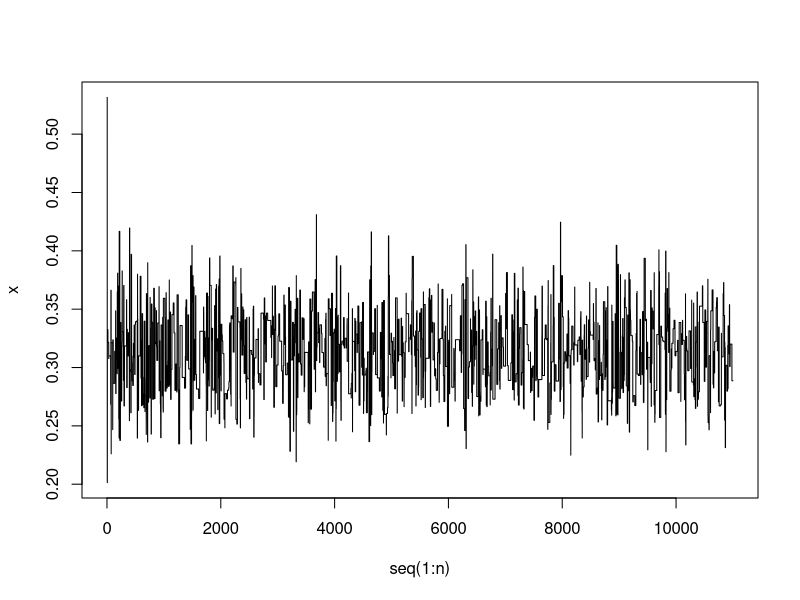
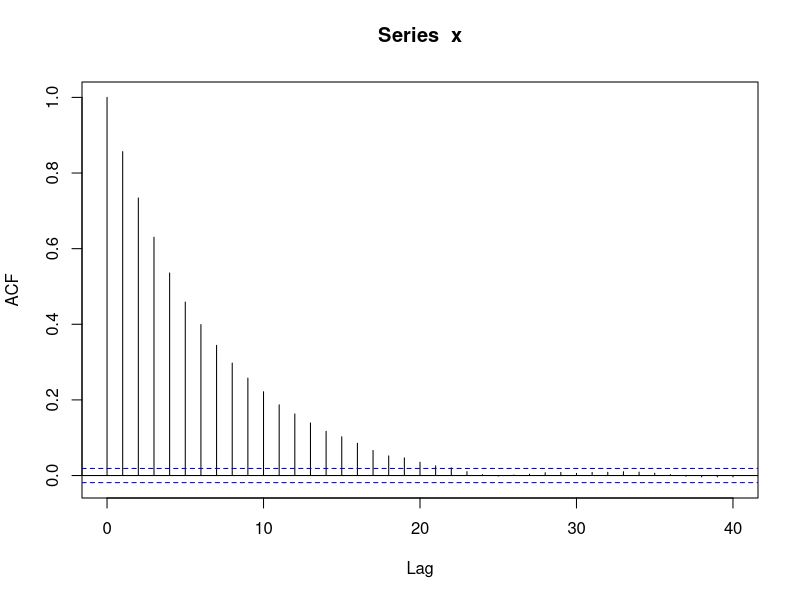
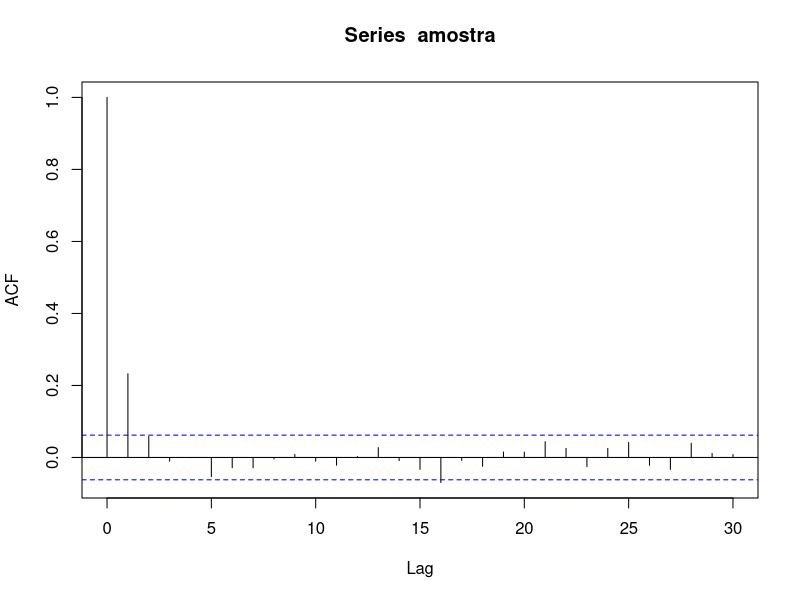
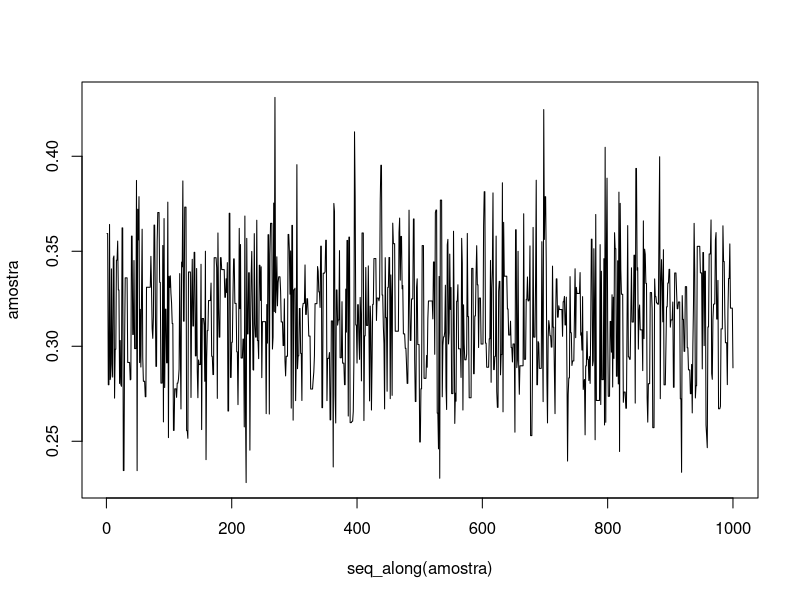
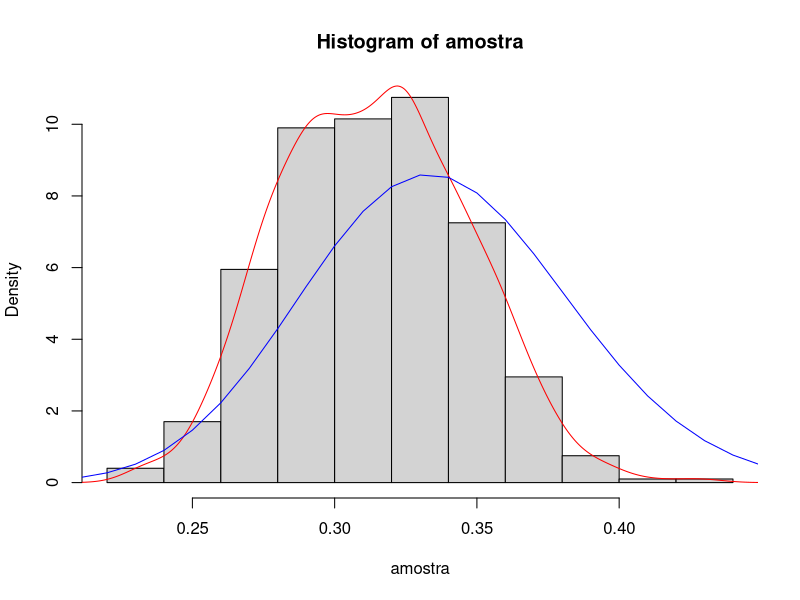
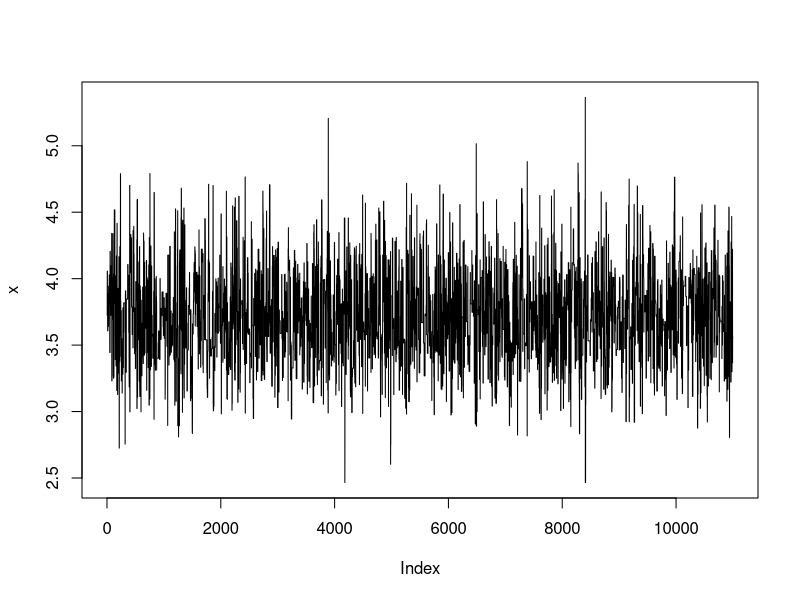
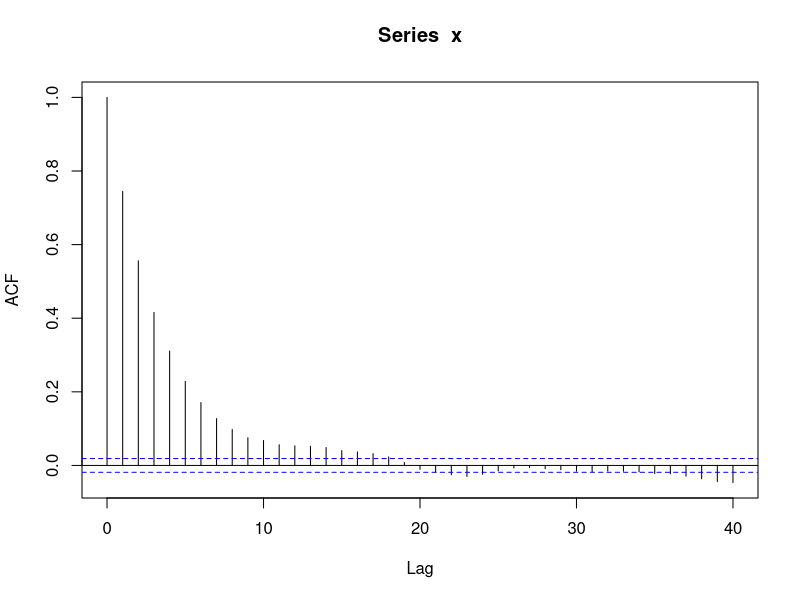
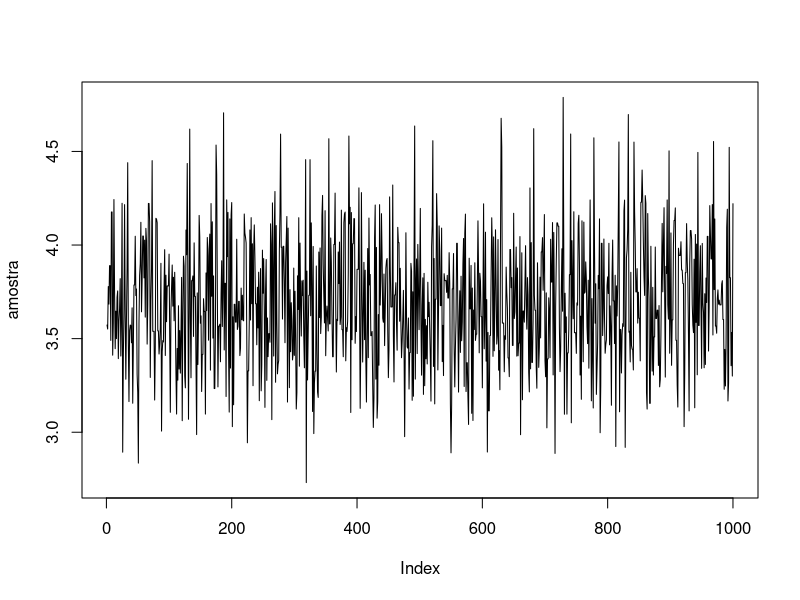

R code for these plots, in order:
# Amostrador Metropolis-Hastings


# Exemplo 1 ---------------------------------------------------------------


set.seed(2023)

# amostra da população
z <- rbinom(n = 200, size = 1, prob = 0.3)

# distribuição candidata unif(0,1)


# probabilidade a posteriori
posteriori <- function(theta,amostra){
    n <- length(amostra)
    h <- theta^(1+sum(amostra))*(1-theta)^(1+n- sum(amostra))
    return(h)
}

# razão de escolha do candidato
razao <- function(amostra,y,x){
    num <- posteriori(y,amostra)
    den <- posteriori(x,amostra)
    return(num/den)
}


# tamanho da cadeia de Markov
n <- 11000 
x <- numeric(n)

# x_0 da distribuição candidata
x[1] <- runif(1)


# algoritmo Metropolis-Hastings
for (i in 2:n) {
    y <- runif(1)
    u <- runif(1)
    x[i] <- ifelse(u <= razao(z, y, x[i-1]), y, x[i-1])
}

# resumo da distribuição desejada
summary(x)

# plot dos valores gerados pelo MCMC
plot(seq(1:n), x, type = "l")

# quantidade de rejeições
1 - length(unique(x))/n

# correlação na cadeia
acf(x)

# amostra com burnin e saltos
amostra <- x[seq(1001,n,by=10)]

# correlação na amostra final
acf(amostra)

# plot da amostra independente
plot(seq_along(amostra), amostra, type = "l")


# comparação duma amostra teórica com a obtida por mcmc
hist(amostra, freq = F)
lines(density(amostra), col="red") # amostra mcmc
theta_aux <- seq(0.01,0.99,0.01)
lines(theta_aux, dbeta(theta_aux,35,69), col="blue") # amostra teórica



# Exercício 1 -------------------------------------------------------------


rm(list = ls())
set.seed(2023)

# amostra da população
z <- rpois(n = 30, lambda = 4)

# tamanho da cadeia de Markov
n <- 11000
x <- numeric(n)

# distribuição a posteriori
posteriori <- function(amostra, theta){
    m <- length(amostra)
    h <- theta^(1+sum(amostra))*exp(-theta*(m+2))
    return(h)
}

# distribuição candidata gamma

# razão de escolha do candidato
razao <- function(amostra, y, x){
    num <- posteriori(amostra, y)*dgamma(x, shape = y)
    den <- posteriori(amostra, x)*dgamma(y, shape = x)
    return(num/den)
}

# gerando x_0 de chute inicial
x[1] <- rgamma(1,3)

# algoritmo M-H
for (i in 2:n) {
    y <- rgamma(1, shape = x[i-1])
    u <- runif(1)
    x[i] <- ifelse(u <= razao(z, y, x[i-1]), y, x[i-1])
}

# plot dos valores gerados pelo amostrador
plot(x, type = 'l')

# quantidade de rejeições
1 - length(unique(x))/n

# correlação na cadeia
acf(x)

# amostra com burnin e jumps
amostra <- x[seq(1001,n,by=10)]

# plot da amostra final
plot(amostra, type = 'l')

# resumo da amostra
summary(amostra)

# comparação da amostra teórica com a gerada
hist(amostra, freq = F)
lines(density(amostra), col='red')
theta_aux <- seq(1,8,by=0.01)
lines(theta_aux, dgamma(theta_aux, shape = sum(z)+2, rate = length(z)+2), col='blue')


# Exercício 2 -------------------------------------------------------------

rm(list = ls())
set.seed(2023)


# tamanho da cadeia de Markov
n <- 21000
x <- numeric(n)

# distribuição a posteriori
posteriori <- function(amostra, mu){
    h <- exp(-0.5*sum(amostra-mu)^2) * (1+mu^2/4)^(-5/2)
    return(h)
}

# razao de escolha do candidato
razao <- function(amostra,y,x){
    num <- posteriori(amostra,y)*dnorm(x,mean = y,0.05)
    den <- posteriori(amostra,x)*dnorm(y,mean = x,0.05)
    return(num/den)
}

# amostra da população
z <- rnorm(n = 90)

# chute inicial x_0
x[1] <- 0.3

# algoritmo Metropolis-Hastings
for (i in 2:n) {
    y <- rnorm(1,x[i-1],0.05)
    u <- runif(1)
    x[i] <- ifelse(u <= razao(z,y,x[i-1]), y, x[i-1])
}

# plot dos valores gerados
plot(x, type = 'l')

# número de rejeições
1 - length(unique(x))/n

# amostra com burnin e jump
amostra <- x[seq(1001,n,by=10)]

# resumo da amostra independente
summary(amostra)
acf(amostra)
plot(amostra, type='l')

# estimação da densidade a posteriori
hist(amostra, freq =F)
lines(density(amostra),col='red')